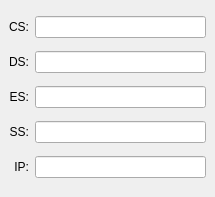
<?xml version="1.0" encoding="UTF-8"?>
<ui version="4.0">
 <class>SegmentRegistersWidget</class>
 <widget class="QDockWidget" name="SegmentRegistersWidget">
  <property name="geometry">
   <rect>
    <x>0</x>
    <y>0</y>
    <width>215</width>
    <height>197</height>
   </rect>
  </property>
  <property name="font">
   <font>
    <weight>75</weight>
    <bold>true</bold>
   </font>
  </property>
  <property name="windowTitle">
   <string>Segment Registers</string>
  </property>
  <widget class="QWidget" name="dockWidgetContents">
   <layout class="QGridLayout" name="gridLayout">
    <item row="0" column="0">
     <widget class="QLabel" name="label">
      <property name="font">
       <font>
        <weight>50</weight>
        <bold>false</bold>
       </font>
      </property>
      <property name="text">
       <string>CS:</string>
      </property>
      <property name="alignment">
       <set>Qt::AlignRight|Qt::AlignTrailing|Qt::AlignVCenter</set>
      </property>
     </widget>
    </item>
    <item row="0" column="1">
     <widget class="QLineEdit" name="m_ln_cs">
      <property name="readOnly">
       <bool>true</bool>
      </property>
     </widget>
    </item>
    <item row="1" column="1">
     <widget class="QLineEdit" name="m_ln_ds">
      <property name="readOnly">
       <bool>true</bool>
      </property>
     </widget>
    </item>
    <item row="2" column="0">
     <widget class="QLabel" name="label_3">
      <property name="font">
       <font>
        <weight>50</weight>
        <bold>false</bold>
       </font>
      </property>
      <property name="text">
       <string>ES:</string>
      </property>
      <property name="alignment">
       <set>Qt::AlignRight|Qt::AlignTrailing|Qt::AlignVCenter</set>
      </property>
     </widget>
    </item>
    <item row="2" column="1">
     <widget class="QLineEdit" name="m_ln_es">
      <property name="readOnly">
       <bool>true</bool>
      </property>
     </widget>
    </item>
    <item row="3" column="0">
     <widget class="QLabel" name="label_4">
      <property name="font">
       <font>
        <weight>50</weight>
        <bold>false</bold>
       </font>
      </property>
      <property name="text">
       <string>SS:</string>
      </property>
      <property name="alignment">
       <set>Qt::AlignRight|Qt::AlignTrailing|Qt::AlignVCenter</set>
      </property>
     </widget>
    </item>
    <item row="3" column="1">
     <widget class="QLineEdit" name="m_ln_ss">
      <property name="readOnly">
       <bool>true</bool>
      </property>
     </widget>
    </item>
    <item row="1" column="0">
     <widget class="QLabel" name="label_2">
      <property name="font">
       <font>
        <weight>50</weight>
        <bold>false</bold>
       </font>
      </property>
      <property name="text">
       <string>DS:</string>
      </property>
      <property name="alignment">
       <set>Qt::AlignRight|Qt::AlignTrailing|Qt::AlignVCenter</set>
      </property>
     </widget>
    </item>
    <item row="4" column="1">
     <widget class="QLineEdit" name="m_ln_ip">
      <property name="readOnly">
       <bool>true</bool>
      </property>
     </widget>
    </item>
    <item row="4" column="0">
     <widget class="QLabel" name="label_5">
      <property name="font">
       <font>
        <weight>50</weight>
        <bold>false</bold>
       </font>
      </property>
      <property name="text">
       <string>IP:</string>
      </property>
      <property name="alignment">
       <set>Qt::AlignRight|Qt::AlignTrailing|Qt::AlignVCenter</set>
      </property>
     </widget>
    </item>
   </layout>
  </widget>
 </widget>
 <resources/>
 <connections/>
</ui>
